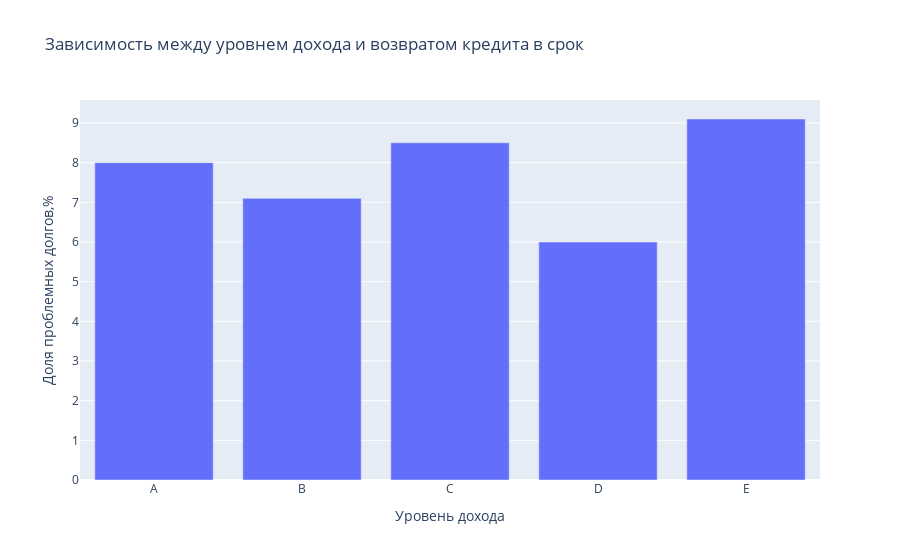

The code cell stored with this chart in its notebook:
### Code cell
#визуализируем соотношение дохода и неплатежей
create_barchart(income_crosstab.columns,income_crosstab.loc['share_of_problems'],
                'Зависимость между уровнем дохода и возвратом кредита в срок','Уровень дохода'
)

### Figure 1 — Plotly figure (JSON) as saved in the notebook; plotly's stock layout.template omitted (floating-point values rounded to 4 significant figures)
{"data": [{"type": "bar", "x": ["A", "B", "C", "D", "E"], "y": [8, 7.1, 8.5, 6, 9.1]}], "layout": {"autosize": true, "title": {"text": "Зависимость между уровнем дохода и возвратом кредита в срок"}, "xaxis": {"autorange": true, "range": [-0.5, 4.5], "title": {"text": "Уровень дохода"}, "type": "category"}, "yaxis": {"autorange": true, "range": [0, 9.579], "title": {"text": "Доля проблемных долгов,%"}, "type": "linear"}}}
